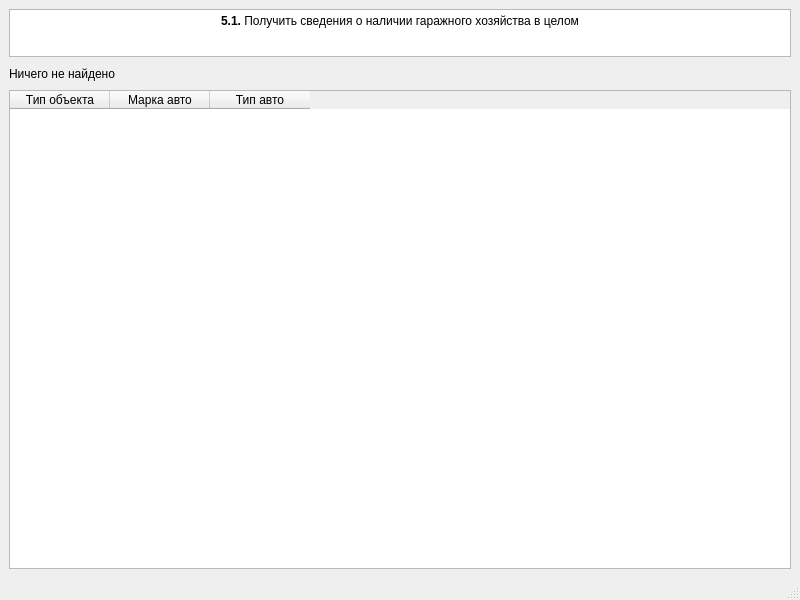
<?xml version="1.0" encoding="UTF-8"?>
<ui version="4.0">
 <class>MainWindow</class>
 <widget class="QMainWindow" name="MainWindow">
  <property name="windowModality">
   <enum>Qt::NonModal</enum>
  </property>
  <property name="geometry">
   <rect>
    <x>0</x>
    <y>0</y>
    <width>800</width>
    <height>600</height>
   </rect>
  </property>
  <property name="maximumSize">
   <size>
    <width>16777215</width>
    <height>16777210</height>
   </size>
  </property>
  <property name="windowTitle">
   <string>Запрос 5.1</string>
  </property>
  <widget class="QWidget" name="centralwidget">
   <layout class="QVBoxLayout" name="verticalLayout_2">
    <item>
     <layout class="QVBoxLayout" name="verticalLayout">
      <item>
       <widget class="QTextBrowser" name="textBrowser">
        <property name="enabled">
         <bool>true</bool>
        </property>
        <property name="maximumSize">
         <size>
          <width>16777215</width>
          <height>48</height>
         </size>
        </property>
        <property name="html">
         <string>&lt;!DOCTYPE HTML PUBLIC &quot;-//W3C//DTD HTML 4.0//EN&quot; &quot;http://www.w3.org/TR/REC-html40/strict.dtd&quot;&gt;
&lt;html&gt;&lt;head&gt;&lt;meta name=&quot;qrichtext&quot; content=&quot;1&quot; /&gt;&lt;style type=&quot;text/css&quot;&gt;
p, li { white-space: pre-wrap; }
&lt;/style&gt;&lt;/head&gt;&lt;body style=&quot; font-family:'MS Shell Dlg 2'; font-size:7.8pt; font-weight:400; font-style:normal;&quot;&gt;
&lt;p align=&quot;center&quot; style=&quot; margin-top:0px; margin-bottom:0px; margin-left:0px; margin-right:0px; -qt-block-indent:0; text-indent:0px;&quot;&gt;&lt;span style=&quot; font-size:9pt; font-weight:600;&quot;&gt;5.1.&lt;/span&gt;&lt;span style=&quot; font-size:9pt;&quot;&gt; Получить сведения о наличии гаражного хозяйства в целом&lt;/span&gt;&lt;/p&gt;&lt;/body&gt;&lt;/html&gt;</string>
        </property>
       </widget>
      </item>
      <item>
       <widget class="QLabel" name="label">
        <property name="maximumSize">
         <size>
          <width>16777215</width>
          <height>21</height>
         </size>
        </property>
        <property name="font">
         <font>
          <pointsize>9</pointsize>
         </font>
        </property>
        <property name="text">
         <string>Ничего не найдено</string>
        </property>
       </widget>
      </item>
     </layout>
    </item>
    <item>
     <layout class="QHBoxLayout" name="horizontalLayout">
      <item>
       <widget class="QTableWidget" name="tableWidget">
        <property name="showGrid">
         <bool>true</bool>
        </property>
        <property name="gridStyle">
         <enum>Qt::SolidLine</enum>
        </property>
        <property name="sortingEnabled">
         <bool>false</bool>
        </property>
        <property name="wordWrap">
         <bool>true</bool>
        </property>
        <property name="cornerButtonEnabled">
         <bool>false</bool>
        </property>
        <property name="rowCount">
         <number>0</number>
        </property>
        <property name="columnCount">
         <number>3</number>
        </property>
        <column>
         <property name="text">
          <string>Тип объекта</string>
         </property>
         <property name="font">
          <font>
           <family>MS Shell Dlg 2</family>
           <pointsize>9</pointsize>
          </font>
         </property>
        </column>
        <column>
         <property name="text">
          <string>Марка авто</string>
         </property>
         <property name="font">
          <font>
           <family>MS Shell Dlg 2</family>
           <pointsize>9</pointsize>
          </font>
         </property>
        </column>
        <column>
         <property name="text">
          <string>Тип авто</string>
         </property>
         <property name="font">
          <font>
           <family>MS Shell Dlg 2</family>
           <pointsize>9</pointsize>
          </font>
         </property>
        </column>
       </widget>
      </item>
     </layout>
    </item>
   </layout>
  </widget>
  <widget class="QStatusBar" name="statusbar"/>
 </widget>
 <resources/>
 <connections/>
</ui>
